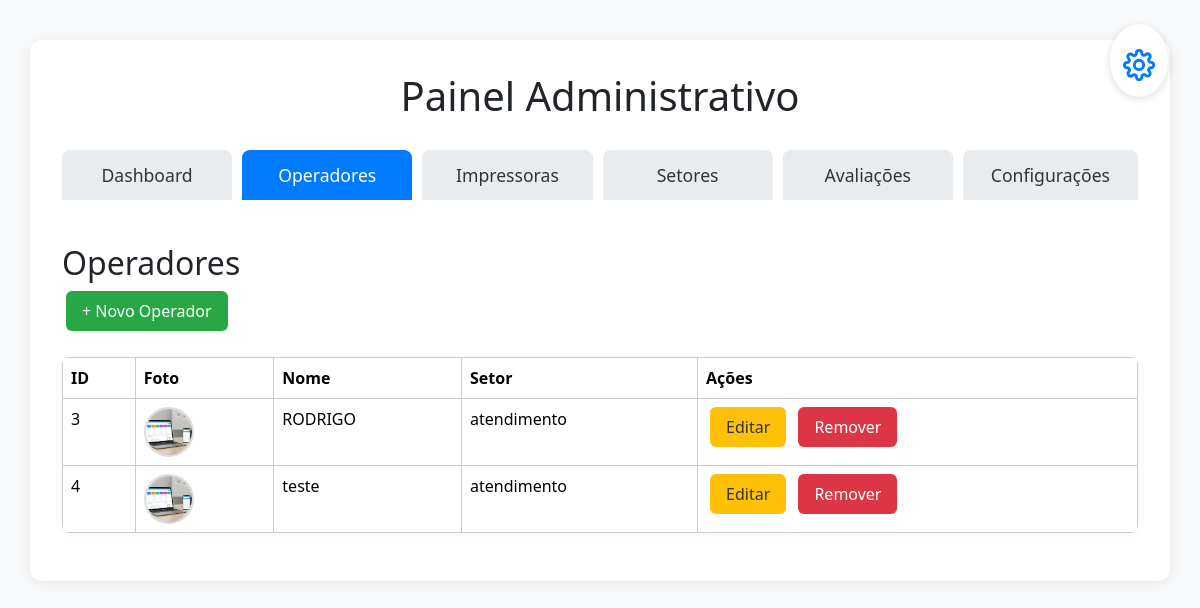
/admin (signed in), run on the app's committed database.
### tables this page shows
CREATE TABLE operadores (
                    id INTEGER PRIMARY KEY AUTOINCREMENT,
                    nome TEXT NOT NULL,
                    foto_perfil TEXT,
                    setor_id INTEGER,
                    FOREIGN KEY (setor_id) REFERENCES setores (id)
                );

CREATE TABLE setores (
                    id INTEGER PRIMARY KEY AUTOINCREMENT,
                    nome TEXT NOT NULL,
                    descricao TEXT,
                    senha_setor TEXT
                );

### app.py (the view)
@app.route('/admin')
def admin():
    auth_result = require_login()
    if auth_result:
        return auth_result
    try:
        conn = sqlite3.connect(DB_PATH)
        cursor = conn.cursor()
        cursor.execute("""
            SELECT o.id, o.nome, s.nome as setor_nome, o.foto_perfil
            FROM operadores o
            LEFT JOIN setores s ON o.setor_id = s.id
            ORDER BY o.nome
        """)
        operadores = cursor.fetchall()
        cursor.execute("""
            SELECT i.id, i.nome, i.ip, i.porta, s.nome as setor_nome
            FROM impressoras i
            LEFT JOIN setores s ON i.setor_id = s.id
            ORDER BY i.nome
        """)
        impressoras = cursor.fetchall()
        cursor.execute("SELECT * FROM setores ORDER BY nome")
        setores = cursor.fetchall()
        ngrok_url = get_ngrok_url()
        cursor.execute("""
            SELECT s.nome, COUNT(*) as total
            FROM senhas sen
            JOIN setores s ON sen.setor_id = s.id
            WHERE sen.status = 'F'
            AND DATE(sen.data_hora) = DATE('now')
            GROUP BY s.id, s.nome
        """)
        atendimentos_dia = cursor.fetchall()
        cursor.execute("""
            SELECT s.nome, COUNT(*) as total
            FROM senhas sen
            JOIN setores s ON sen.setor_id = s.id
            WHERE sen.status = 'F'
            AND strftime('%Y-%m', sen.data_hora) = strftime('%Y-%m', 'now')
            GROUP BY s.id, s.nome
        """)
        atendimentos_mes = cursor.fetchall()
        cursor.execute("""
            SELECT o.nome, AVG(f.avaliacao) as media, s.nome as setor
            FROM finalizados f
            JOIN operadores o ON f.operador_id = o.id
            LEFT JOIN setores s ON o.setor_id = s.id
            GROUP BY o.id, o.nome, s.nome
            ORDER BY media DESC
        """)
        medias_operadores = cursor.fetchall()
        melhor_operador = medias_operadores[0] if medias_operadores else None
        pior_operador = medias_operadores[-1] if medias_operadores else None
        medias_por_setor = {}
        for setor in setores:
            cursor.execute("""
                SELECT o.nome, AVG(f.avaliacao) as media
                FROM finalizados f
                JOIN operadores o ON f.operador_id = o.id
                WHERE o.setor_id = ?
                GROUP BY o.id, o.nome
                ORDER BY media DESC
            """, (setor[0],))
            medias_por_setor[setor[0]] = cursor.fetchall()
        cursor.execute("""
            SELECT s.id, o.nome, COUNT(*) as total
            FROM senhas sen
            JOIN setores s ON sen.setor_id = s.id
            JOIN atendimento_atual aa ON sen.id = aa.senha_id
            JOIN operadores o ON aa.operador_id = o.id
            WHERE sen.status = 'F'
            AND strftime('%Y-%m', sen.data_hora) = strftime('%Y-%m', 'now')
            GROUP BY s.id, o.id, o.nome
            ORDER BY s.id, total DESC
        """)
        atendimentos_mes_operador_por_setor = {}
        for row in cursor.fetchall():
            setor_id = row[0]
            if setor_id not in atendimentos_mes_operador_por_setor:
                atendimentos_mes_operador_por_setor[setor_id] = []
            atendimentos_mes_operador_por_setor[setor_id].append((row[1], row[2]))
        conn.close()
        return render_template('admin.html',
                             operadores=operadores,
                             impressoras=impressoras,
                             setores=setores,
                             ngrok_url=ngrok_url,
                             atendimentos_dia=atendimentos_dia,
                             atendimentos_mes=atendimentos_mes,
                             medias_operadores=medias_operadores,
                             melhor_operador=melhor_operador,
                             pior_operador=pior_operador,
                             medias_por_setor=medias_por_setor,
                             atendimentos_mes_operador_por_setor=atendimentos_mes_operador_por_setor)
    except Exception as e:
        print(f"Erro no admin: {e}")
        return "Erro interno do servidor", 500

### app.py (called while the page is built, shortened)
def get_ngrok_url():
    try:
        conn = sqlite3.connect(DB_PATH)
        cursor = conn.cursor()
        cursor.execute("SELECT valor FROM configuracoes WHERE chave = 'ngrok_url'")
        result = cursor.fetchone()
        conn.close()
        return result[0] if result else ''
    except Exception as e:
        print(f"Erro ao obter URL do ngrok: {e}")
        return ''

def require_login():
    if 'user_id' in session:
        session.permanent = True
        return None  # Usuário logado via sessão

### templates/admin.html (shortened to what this page needs)
<!DOCTYPE html>
<html lang="pt-br">
<head>
    <link rel="stylesheet" href="/static/style.css">
    <link href="https://cdn.jsdelivr.net/npm/bootstrap@5.3.2/dist/css/bootstrap.min.css" rel="stylesheet">
</head>
<body>
    <div style="position:fixed;top:24px;right:32px;z-index:2000;">
        <button id="btnConfigGear">
        </button>
    </div>
    <div class="container">
        <h1 style="text-align:center; margin-bottom: 30px;">Painel Administrativo</h1>
                <div class="tab">
            <button class="tab-btn" id="dashboard-btn" onclick="showTab('dashboard')">Dashboard</button>
            <button class="tab-btn" id="operadores-btn" onclick="showTab('operadores')">Operadores</button>
            <button class="tab-btn" id="impressoras-btn" onclick="showTab('impressoras')">Impressoras</button>
            <button class="tab-btn" id="setores-btn" onclick="showTab('setores')">Setores</button>
            <button class="tab-btn" id="avaliacoes-btn" onclick="showTab('avaliacoes')">Avaliações</button>
            <button class="tab-btn" id="configuracoes-btn" onclick="showTab('configuracoes')">Configurações</button>
        </div>
        <div id="operadores" class="tab-content">
            <h2>Operadores</h2>
            <a href="/admin/operador/add" class="btn btn-add btn-action mb-3">+ Novo Operador</a>
            <table class="table table-hover">
                <thead><tr><th>ID</th><th>Foto</th><th>Nome</th><th>Setor</th><th>Ações</th></tr></thead>
                <tbody>
                {% for op in operadores %}
                    <tr>
                        <td>{{ op[0] }}</td>
                        <td>
                            {% if op[3] %}
                                <img src="/uploads/{{ op[3] }}" alt="Foto de {{ op[1] }}" style="width: 50px; height: 50px; border-radius: 50%; object-fit: cover; border: 2px solid #ddd;">
                            {% else %}
                                <div style="width: 50px; height: 50px; border-radius: 50%; background: #f0f0f0; display: flex; align-items: center; justify-content: center; border: 2px solid #ddd;">
                                    <span style="font-size: 20px; color: #999;">👤</span>
                                </div>
                            {% endif %}
                        </td>
                        <td>{{ op[1] }}</td>
                        <td>{{ op[2] }}</td>
                        <td>
                            <a href="/admin/operador/edit/{{ op[0] }}" class="btn btn-edit btn-action">Editar</a>
                            <a href="/admin/operador/delete/{{ op[0] }}" class="btn btn-delete btn-action" onclick="return confirm('Remover operador?')">Remover</a>
                        </td>
                    </tr>
                {% endfor %}
                </tbody>
            </table>
        </div>
    </div>
</body>
</html>

### static/style.css (style rules this page uses)
body { font-family: Arial, sans-serif; background-color: #f4f4f4; margin: 0; padding: 0; }
.container { max-width: 800px; margin: 20px auto; padding: 20px; background: #fff; border-radius: 8px; box-shadow: 0 0 10px rgba(0, 0, 0, 0.1); }
h1, h2 { color: #333; }
form, table { width: 100%; margin-top: 20px; }
input, button { width: 100%; padding: 10px; margin-bottom: 15px; border: 1px solid #ccc; border-radius: 4px; }
button { background-color: #007BFF; color: white; border: none; cursor: pointer; }
table { border-collapse: collapse; width: 100%; margin-top: 20px; }
table th, table td { border: 1px solid #ccc; padding: 10px; text-align: left; }
table th { background-color: #007BFF; color: white; }

### templates/admin.html (style rules this page uses)
body { background: #f8f9fa; }
.container { background: #fff; border-radius: 12px; box-shadow: 0 2px 16px rgba(0,0,0,0.08); padding: 32px; margin-top: 40px; }
.tab { margin: 20px 0; display: flex; gap: 10px; }
.tab-btn { padding: 12px 28px; font-size: 1.1em; border-radius: 8px 8px 0 0; border: none; background: #e9ecef; color: #333; cursor: pointer; transition: background 0.2s; }
.tab-btn.active, .tab-btn:hover { background: #007BFF; color: #fff; }
.tab-content { display: none; padding: 24px 0 0 0; }
.tab-content.active { display: block; }
table { margin-top: 10px; border-radius: 8px; overflow: hidden; box-shadow: 0 1px 6px rgba(0,0,0,0.05); }
th, td { padding: 14px 18px; text-align: center; }
th { background: #007BFF; color: #fff; }
td { background: #f9f9f9; }
.btn-action { margin: 0 4px; border-radius: 6px; padding: 8px 16px; font-size: 1em; border: none; transition: background 0.2s; }
.btn-add { background: #28a745; color: #fff; }
.btn-edit { background: #ffc107; color: #333; }
.btn-delete { background: #dc3545; color: #fff; }
#btnConfigGear { background: #fff; border: none; cursor: pointer; font-size: 2.2em; outline: none; border-radius: 50%; box-shadow: 0 2px 8px rgba(0,0,0,0.13); padding: 10px 13px 10px 13px; transition: box-shadow 0.2s, background 0.2s; }

### data on the page
operadores: id "3", foto_perfil (picture), nome "RODRIGO", nome "atendimento"
operadores: id "4", foto_perfil (picture), nome "teste", nome "atendimento"
